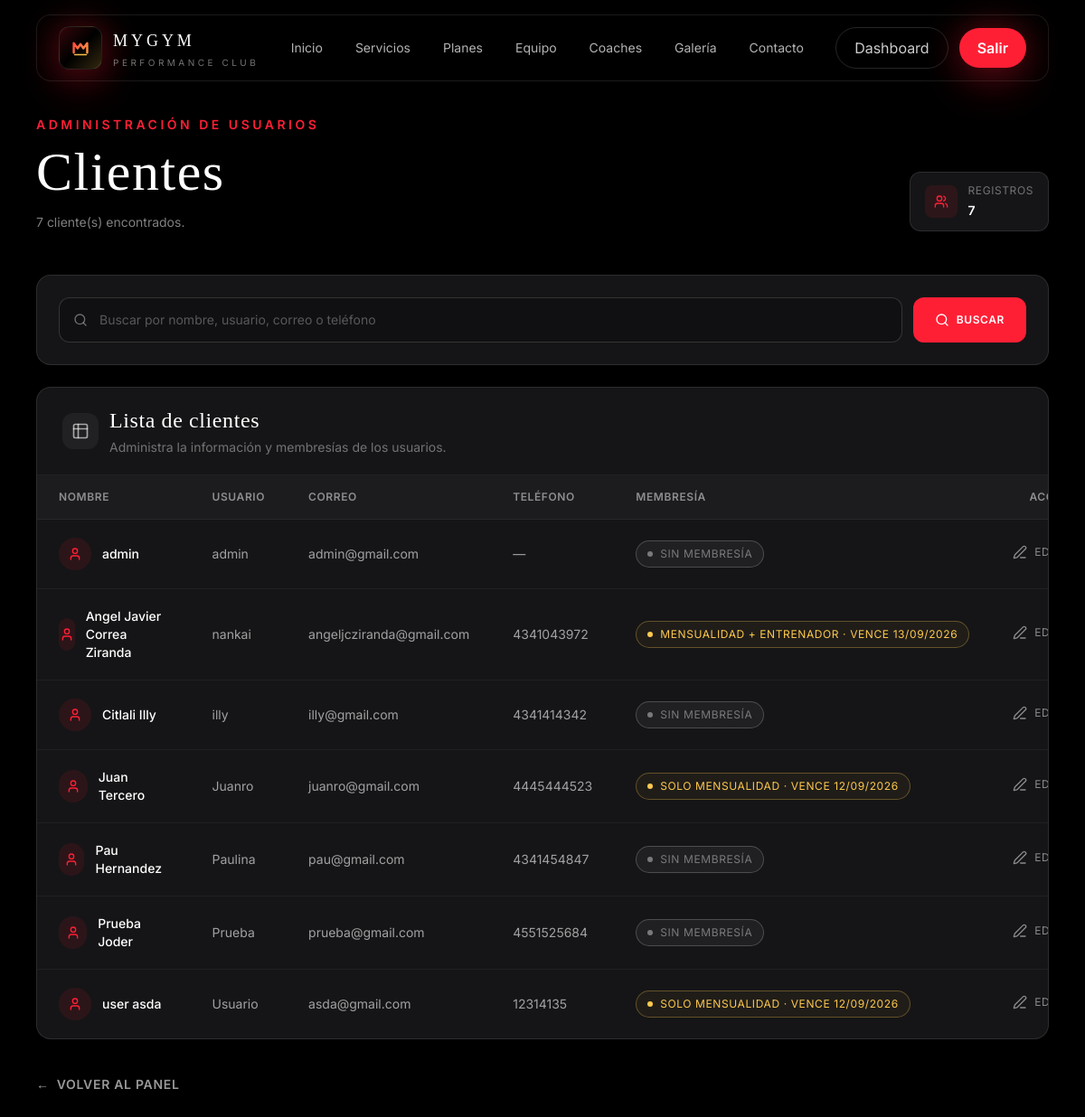
Screenshot of /administrador/clientes/ (signed in) with the database file from the repository.
### core/models.py (models this page shows, shortened)
class Usuario(AbstractUser):
    ROL_CHOICES = [
        ('cliente', 'Cliente'),
        ('administrador', 'Administrador'),
        ('recepcionista', 'Recepcionista'),
        ('entrenador', 'Entrenador'),
    ]
    rol = models.CharField(
        max_length=20,
        choices=ROL_CHOICES,
        default='cliente'
    )
    telefono = models.CharField(max_length=15, blank=True, null=True)
    foto_perfil = models.ImageField(
        upload_to='perfiles/',
        blank=True,
        null=True
    )

### cliente/models.py (models this page shows, shortened)
class Membresia(models.Model):
    usuario = models.OneToOneField(
        settings.AUTH_USER_MODEL,
        on_delete=models.CASCADE,
        related_name='membresia'
    )
    tipo = models.ForeignKey(
        TipoMembresia,
        on_delete=models.PROTECT,
        related_name='membresias'
    )
    fecha_inicio = models.DateField()
    fecha_fin = models.DateField()
    activa = models.BooleanField(default=True)
    fecha_creacion = models.DateTimeField(auto_now_add=True)
    class Meta:
        verbose_name = 'Membresía'
        verbose_name_plural = 'Membresías'

### administrador/models.py (models this page shows, shortened)
class TipoMembresia(models.Model):
    OPCIONES = [
        ('basica', 'Solo Mensualidad'),
        ('entrenador', 'Mensualidad + Entrenador'),
        ('completa', 'Mensualidad + Entrenador + Nutriólogo'),
    ]
    nombre = models.CharField(max_length=10, choices=OPCIONES, unique=True)
    precio = models.DecimalField(max_digits=8, decimal_places=2)
    duracion_dias = models.PositiveIntegerField(default=30, help_text='Duración en días')
    descripcion = models.TextField(blank=True)
    activo = models.BooleanField(default=True)
    class Meta:
        verbose_name = 'Tipo de Membresía'
        verbose_name_plural = 'Tipos de Membresía'

### administrador/views.py (the view)
    @login_required
    def wrapper(request, *args, **kwargs):
        if request.user.rol not in ['administrador', 'recepcionista']:
            messages.error(request, 'No tienes permisos para esta acción.')
            return redirect('dashboard')
        return view_func(request, *args, **kwargs)

### administrador/views.py (called while the page is built, shortened)
def solo_admin_recepcion(view_func):
    @login_required
    def wrapper(request, *args, **kwargs):
        if request.user.rol not in ['administrador', 'recepcionista']:
            messages.error(request, 'No tienes permisos para esta acción.')
            return redirect('dashboard')
        return view_func(request, *args, **kwargs)
    return wrapper

@solo_admin_recepcion
def lista_clientes(request):
    q = request.GET.get('q', '').strip()
    clientes = Usuario.objects.filter(rol='cliente').order_by('first_name', 'last_name', 'username')
    return render(request, 'administrador/clientes/lista.html', {
        'clientes': clientes,
        'q': q,
    })

### templates/administrador/clientes/lista.html (shortened to what this page needs)
{% extends 'base.html' %}
{% block content %}
<section class="min-h-screen bg-gym-black pt-28 sm:pt-32 pb-20 px-4 sm:px-8 lg:px-10">
  <div class="max-w-7xl mx-auto">
    <div class="reveal mb-10 sm:mb-12">
      <div class="flex flex-col lg:flex-row lg:items-end lg:justify-between gap-6">
        <div>
          <p class="text-gym-red text-xs sm:text-sm font-semibold uppercase tracking-[0.25em] mb-3">
            Administración de usuarios
          </p>
          <h1 class="font-display text-4xl sm:text-5xl lg:text-6xl text-white tracking-wide leading-tight">
            Clientes
          </h1>
          <p class="text-white/50 text-sm mt-4">
            {{ clientes|length }} cliente(s) encontrados.
          </p>
        </div>
        <div class="inline-flex items-center gap-3 self-start lg:self-end bg-gym-surface border border-white/10 rounded-xl px-4 py-3">
          <div class="w-9 h-9 rounded-lg bg-gym-red/10 flex items-center justify-center">
            <i data-lucide="users" class="w-4 h-4 text-gym-red"></i>
          </div>
          <div>
            <p class="text-white/40 text-xs uppercase tracking-wider">
              Registros
            </p>
            <p class="text-white font-semibold text-sm mt-1">
              {{ clientes|length }}
            </p>
          </div>
        </div>
      </div>
    </div>
    <div class="reveal bg-gym-surface border border-white/10 rounded-2xl p-5 sm:p-6 mb-6">
      <form method="get" class="flex flex-col sm:flex-row gap-3">
        <div class="relative flex-1">
          <i data-lucide="search" class="absolute left-4 top-1/2 -translate-y-1/2 w-4 h-4 text-white/40"></i>
          <input
            type="text"
            name="q"
            value="{{ q }}"
            placeholder="Buscar por nombre, usuario, correo o teléfono"
            class="w-full bg-black/20 border border-white/15 rounded-xl pl-11 pr-4 py-3.5 text-sm text-white placeholder:text-white/30 focus:outline-none focus:border-gym-red focus:ring-2 focus:ring-gym-red/10 transition-all duration-200">
        </div>
        <button
          type="submit"
          class="inline-flex items-center justify-center gap-2 bg-gym-red hover:bg-red-700 text-white font-semibold px-6 py-3.5 rounded-xl uppercase tracking-wider text-xs transition-all duration-200 hover:shadow-lg hover:shadow-gym-red/25">
          <i data-lucide="search" class="w-4 h-4"></i>
          Buscar
        </button>
      </form>
    </div>
    <div class="reveal bg-gym-surface border border-white/10 rounded-2xl overflow-hidden">
      <div class="px-5 sm:px-7 py-5 border-b border-white/5 flex items-center gap-3">
        <div class="w-10 h-10 rounded-xl bg-white/5 flex items-center justify-center">
          <i data-lucide="table-2" class="w-5 h-5 text-white/60"></i>
        </div>
        <div>
          <h2 class="font-display text-xl sm:text-2xl text-white tracking-wide">
            Lista de clientes
          </h2>
          <p class="text-white/40 text-xs sm:text-sm mt-1">
            Administra la información y membresías de los usuarios.
          </p>
        </div>
      </div>
      <div class="overflow-x-auto">
        <table class="w-full min-w-[900px] text-left text-sm">
          <thead class="bg-gym-surface2 text-white/50 uppercase text-xs tracking-wider">
            <tr>
              <th scope="col" class="px-5 sm:px-6 py-4 font-semibold">
                Nombre
              </th>
              <th scope="col" class="px-5 sm:px-6 py-4 font-semibold">
                Usuario
              </th>
              <th scope="col" class="px-5 sm:px-6 py-4 font-semibold">
                Correo
              </th>
              <th scope="col" class="px-5 sm:px-6 py-4 font-semibold">
                Teléfono
              </th>
              <th scope="col" class="px-5 sm:px-6 py-4 font-semibold">
                Membresía
              </th>
              <th scope="col" class="px-5 sm:px-6 py-4 font-semibold text-right">
                Acción
              </th>
            </tr>
          </thead>
          <tbody>
            {% for u in clientes %}
              <tr class="border-t border-white/5 hover:bg-white/[0.02] transition-colors duration-200">
                <td class="px-5 sm:px-6 py-5">
                  <a
                    href="{% url 'administrador:detalle_cliente' u.pk %}"
                    class="inline-flex items-center gap-3 text-white hover:text-gym-gold transition-colors">
                    <span class="w-9 h-9 rounded-full bg-gym-red/10 flex items-center justify-center">
                      <i data-lucide="user" class="w-4 h-4 text-gym-red"></i>
                    </span>
                    <span class="font-medium">
                      {{ u.get_full_name|default:u.username }}
                    </span>
                  </a>
                </td>
                <td class="px-5 sm:px-6 py-5 text-white/60">
                  {{ u.username }}
                </td>
                <td class="px-5 sm:px-6 py-5 text-white/60">
                  {{ u.email|default:"—" }}
                </td>
                <td class="px-5 sm:px-6 py-5 text-white/60">
                  {{ u.telefono|default:"—" }}
                </td>
                <td class="px-5 sm:px-6 py-5">
                  {% if u.membresia %}
                    <span class="inline-flex items-center gap-2 text-xs text-gym-gold border border-gym-gold/30 bg-gym-gold/5 rounded-full px-3 py-1.5 uppercase tracking-wider whitespace-nowrap">
                      <span class="w-1.5 h-1.5 rounded-full bg-gym-gold"></span>
                      {{ u.membresia.tipo.get_nombre_display }}
                      · vence {{ u.membresia.fecha_fin|date:"d/m/Y" }}
                    </span>
                  {% else %}
                    <span class="inline-flex items-center gap-2 text-xs text-white/40 border border-white/20 bg-white/5 rounded-full px-3 py-1.5 uppercase tracking-wider whitespace-nowrap">
                      <span class="w-1.5 h-1.5 rounded-full bg-white/40"></span>
                      Sin membresía
                    </span>
                  {% endif %}
                </td>
                <td class="px-5 sm:px-6 py-5 text-right">
                  <a
                    href="{% url 'administrador:editar_cliente' u.pk %}"
                    class="inline-flex items-center gap-2 text-white/50 hover:text-gym-gold text-xs uppercase tracking-wider transition-colors">
                    <i data-lucide="edit-3" class="w-4 h-4"></i>
                    Editar
                  </a>
                </td>
              </tr>
            {% endfor %}
          </tbody>
        </table>
      </div>
    </div>
    <a
      href="{% url 'administrador:inicio' %}"
      class="inline-flex items-center gap-2 mt-10 text-sm font-semibold text-white/60 hover:text-gym-red uppercase tracking-wider transition-colors">
      <span aria-hidden="true">←</span>
      Volver al panel
    </a>
  </div>
</section>
{% endblock %}

### static/css/style.css (style rules this page uses)
html { scroll-behavior: smooth; }
body { background-color: #0b0b0c; }
.reveal { opacity: 0; transform: translateY(18px); transition: opacity .7s ease, transform .7s ease; }
.reveal.visible { opacity: 1; transform: translateY(0); }

### templates/base.html (style rules this page uses)
body { background-color: #0a0a0b; background-image: radial-gradient(circle at 15% 10%, rgba(255,31,53,0.08), transparent 35%), radial-gradient(circle at 85% 25%, rgba(255,201,77,0.06), transparent 30%), radial-gradient(circle at 50% 90%, rgba(255,31,53,0.05), transparent 40%); background-attachment: fixed; }

### rows the page displays
Usuario: get_full_name "admin", username "admin", email "admin@gmail.com", telefono "—", shows "SIN MEMBRESÍA"
Usuario: get_full_name "Angel Javier Correa Ziranda", username "nankai", email "angeljcziranda@gmail.com", telefono "4341043972", membresia.tipo.nombre "MENSUALIDAD + ENTRENADOR", membresia.fecha_fin "13/09/2026"
Usuario: get_full_name "Citlali Illy", username "illy", email "illy@gmail.com", telefono "4341414342", shows "SIN MEMBRESÍA"
Usuario: get_full_name "Juan Tercero", username "Juanro", email "juanro@gmail.com", telefono "4445444523", membresia.tipo.nombre "SOLO MENSUALIDAD", membresia.fecha_fin "12/09/2026"
Usuario: get_full_name "Pau Hernandez", username "Paulina", email "pau@gmail.com", telefono "4341454847", shows "SIN MEMBRESÍA"
Usuario: get_full_name "Prueba Joder", username "Prueba", email "prueba@gmail.com", telefono "4551525684", shows "SIN MEMBRESÍA"
Usuario: get_full_name "user asda", username "Usuario", email "asda@gmail.com", telefono "12314135", membresia.tipo.nombre "SOLO MENSUALIDAD", membresia.fecha_fin "12/09/2026"

### other values shown
{{ clientes|length }} "7"
